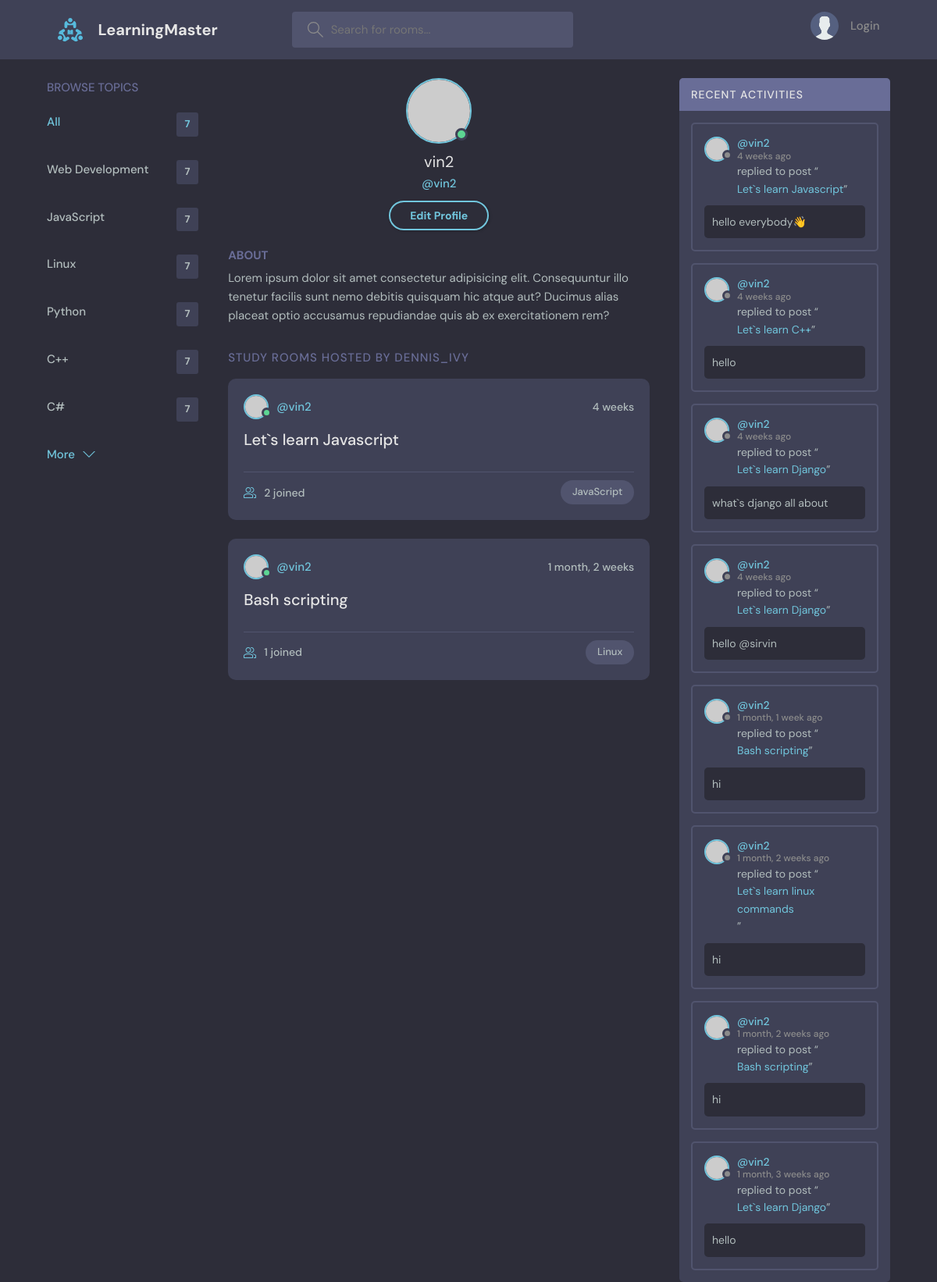
The page /profile/3/ on the database as committed earlier.
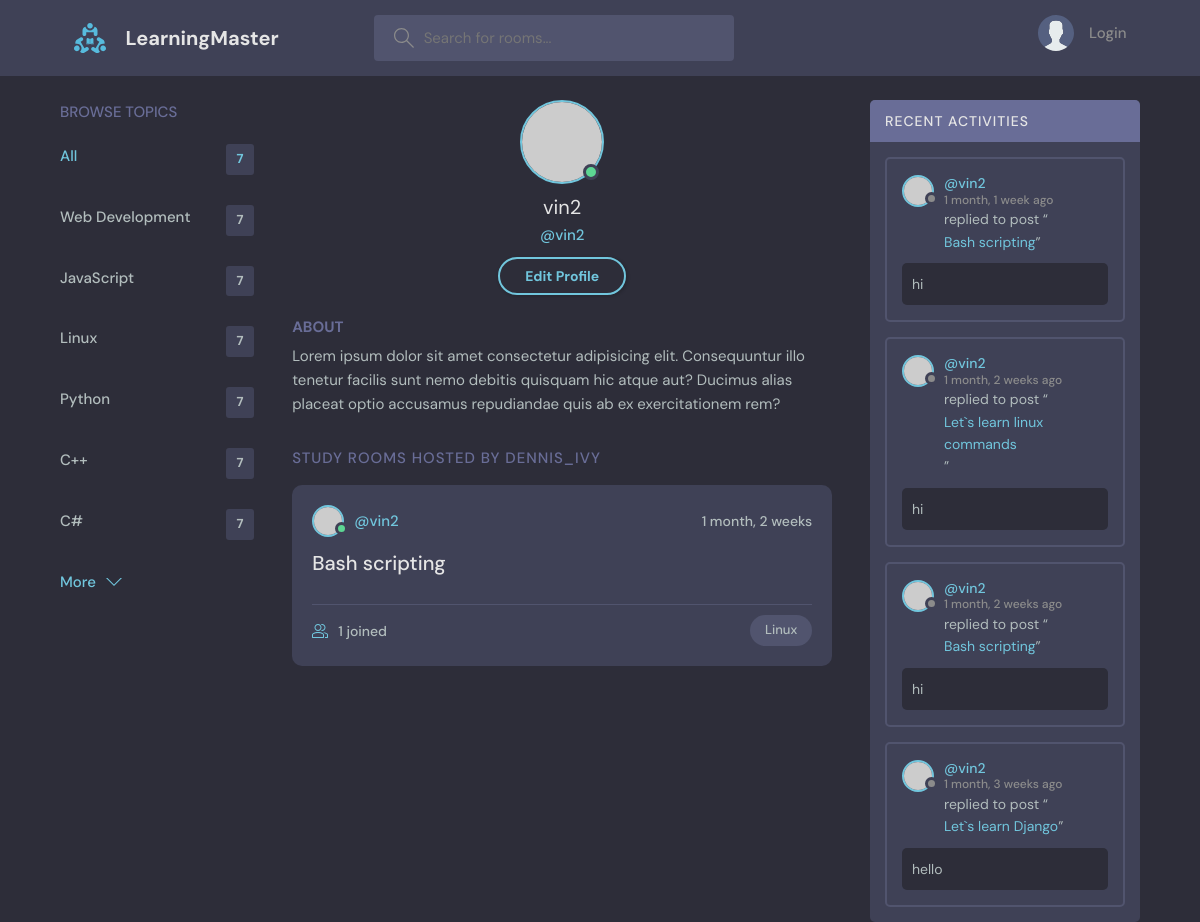
The same page on the database as committed later.
### base/models.py (models this page shows, shortened)
class Topic(models.Model):
    name = models.CharField(max_length=200)

class Room(models.Model):
    host = models.ForeignKey(User, on_delete= models.SET_NULL, null=True)
    topic = models.ForeignKey(Topic, on_delete= models.SET_NULL, null=True)
    name = models.CharField(max_length=200)
    description = models.TextField(null=True, blank=True)
    participants = models.ManyToManyField(User,related_name='participants',blank=True)
    updated = models.DateTimeField(auto_now=True)
    created = models.DateTimeField(auto_now_add=True)
    class Meta:
        ordering = [
            '-updated','-created'
        ]
    def __str__(self):
        return self.name

class Message(models.Model):
    user = models.ForeignKey(User, on_delete=models.CASCADE)
    room = models.ForeignKey(Room, on_delete= models.CASCADE)
    body = models.TextField()
    updated = models.DateTimeField(auto_now=True)
    created = models.DateTimeField(auto_now_add=True)
    class Meta:
        ordering = [
            '-updated','-created'
        ]

### base/views.py (the view)
# urls.py: path('profile/<str:pk>/',views.user_profile, name="user-profile"),
def user_profile(request,pk):
    user = User.objects.get(id=pk)
    rooms = user.room_set.all()
    room_messages = user.message_set.all()
    topics = Topic.objects.all()
    context = {'user':user,'rooms':rooms,'room_messages':room_messages,'topics':topics}
    return render(request,'base/profile.html',context)

### base/templates/base/profile.html
{% extends 'main.html' %}
{% block content %}
<main class="profile-page layout layout--3">
  <div class="container">
    {% include 'base/topics_comp.html' %}
    <div class="roomList">
      <div class="profile">
        <div class="profile__avatar">
          <div class="avatar avatar--large active">
            <img src="https://randomuser.me/api/portraits/men/11.jpg" />
          </div>
        </div>
        <div class="profile__info">
          <h3>{{user.username}}</h3>
          <p>@{{user.username}}</p>
          <a href="edit-user.html" class="btn btn--main btn--pill">Edit Profile</a>
        </div>
        <div class="profile__about">
          <h3>About</h3>
          <p>
            Lorem ipsum dolor sit amet consectetur adipisicing elit. Consequuntur illo tenetur
            facilis sunt nemo debitis quisquam hic atque aut? Ducimus alias placeat optio
            accusamus repudiandae quis ab ex exercitationem rem?
          </p>
        </div>
      </div>
      <div class="roomList__header">
        <div>
          <h2>Study Rooms Hosted by dennis_ivy</a>
          </h2>
        </div>
      </div>
      {% include 'base/feed_comp.html' %}
    </div>
    {% include 'base/activity_comp.html' %}
  </div>
</main>
{% endblock content %}

### templates/main.html (shortened to what this page needs)
<!DOCTYPE html>
{% load static %}
<html lang="en">
  <head>
    <link rel="stylesheet" href= "{% static 'styles/style.css' %}" />
  </head>
  <body>
    {% include 'navbar.html' %}
    {% block content %}
    {% endblock%}
  </body>
</html>

### templates/navbar.html (shortened to what this page needs)
{% load static %}
<header class="header header--loggedIn">
  <div class="container">
    <a href="{% url 'home' %}" class="header__logo">
      <img src="{% static 'images/logo.svg' %}" />
      <h1>LearningMaster</h1>
    </a>
    <form class="header__search" action="{% url 'home' %}" method="get">
      <label>
        <input name="q" placeholder="Search for rooms..." />
      </label>
    </form>
    <nav class="header__menu">
      {% if request.user.is_authenticated %}
      <div class="header__user">
        <a href="profile.html">
          <div class="avatar avatar--medium active">
            <img src="https://randomuser.me/api/portraits/men/37.jpg" />
          </div>
          <p>{{request.user.username}}<span>@{{request.user.username}}</span></p>
        </a>
        <button class="dropdown-button">
          <svg version="1.1" xmlns="http://www.w3.org/2000/svg" width="32" height="32" viewBox="0 0 32 32">
            <title>chevron-down</title>
            <path d="M16 21l-13-13h-3l16 16 16-16h-3l-13 13z"></path>
          </svg>
        </button>
      </div>
      {% else %}
      <a href="{% url 'login' %}">
        <img src="{% static 'images/avatar.svg' %}" />
        <p>Login</p>
      </a>
      {% endif %}
    </nav>
  </div>
</header>

### base/templates/base/topics_comp.html
<div class="topics">
  <div class="topics__header">
    <h2>Browse Topics</h2>
  </div>
  <ul class="topics__list">
    <li>
      <a href="{% url 'home' %}" class="active">All <span>7</span></a>
    </li>
    {% for topic in topics %}
    <li>
      <a href="{% url 'home'%}?q={{topic.name}}">{{topic.name}} <span>7</span></a>
    </li>
    {% endfor %}
  </ul>
  <a class="btn btn--link" href="topics.html">
    More
    <svg version="1.1" xmlns="http://www.w3.org/2000/svg" width="32" height="32" viewBox="0 0 32 32">
      <title>chevron-down</title>
      <path d="M16 21l-13-13h-3l16 16 16-16h-3l-13 13z"></path>
    </svg>
  </a>
</div>

### base/templates/base/feed_comp.html (shortened to what this page needs)
{% for room in rooms %}
<div class="roomListRoom">
  <div class="roomListRoom__header">
    <a href="{% url 'user-profile' user.id %}" class="roomListRoom__author">
      <div class="avatar avatar--small active">
        <img src="https://randomuser.me/api/portraits/men/11.jpg" />
      </div>
      <span>@{{room.host.username}}</span>
    </a>
    <div class="roomListRoom__actions">
      <span>{{room.created|timesince    }}</span>
    </div>
  </div>
  <div class="roomListRoom__content">
    <a href="{% url 'room' room.id %}">{{room.name}}</a>
  </div>
  <div class="roomListRoom__meta">
    <a href="{% url 'room' room.id %}" class="roomListRoom__joined">
      {{room.participants.all.count}} joined
    </a>
    <p class="roomListRoom__topic">{{room.topic.name}}</p>
  </div>
</div>
{% endfor %}

### base/templates/base/activity_comp.html (shortened to what this page needs)
<div class="activities">
  <div class="activities__header">
    <h2>Recent Activities</h2>
  </div>
  {% for message in room_messages%}
  <div class="activities__box">
    <div class="activities__boxHeader roomListRoom__header">
      <a href="{% url 'user-profile' message.user.id %}" class="roomListRoom__author">
        <div class="avatar avatar--small">
          <img src="https://randomuser.me/api/portraits/women/11.jpg" />
        </div>
        <p>
          @{{message.user}}
          <span>  {{message.created|timesince}} ago</span>
        </p>
      </a>
    </div>
    <div class="activities__boxContent">
      <p>replied to post “<a href="{% url 'room' message.room.id %}">{{message.room}}</a>”</p>
      <div class="activities__boxRoomContent">
        {{message.body}}
      </div>
    </div>
  </div>
  {% endfor %}
</div>

Rows that differ between the two databases and show on the page:
removed Room: host.username "vin2", created "4 weeks", name "Let`s learn Javascript", participants.all.count "2", topic.name "JavaScript"
removed Message: user "vin2", created "4 weeks", room "Let`s learn Javascript", body "hello everybody👋"
removed Message: user "vin2", created "4 weeks", room "Let`s learn C++", body "hello"
removed Message: user "vin2", created "4 weeks", room "Let`s learn Django", body "what`s django all about"
removed Message: user "vin2", created "4 weeks", room "Let`s learn Django", body "hello @sirvin"
